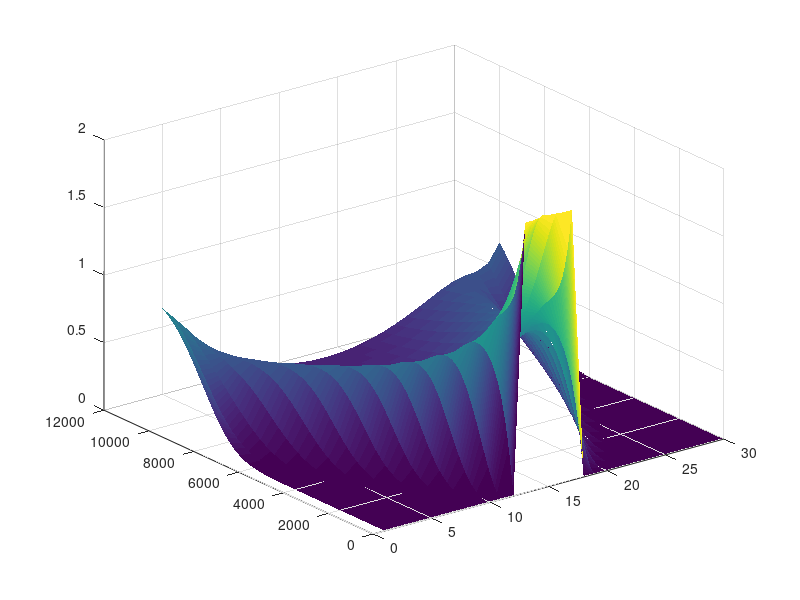
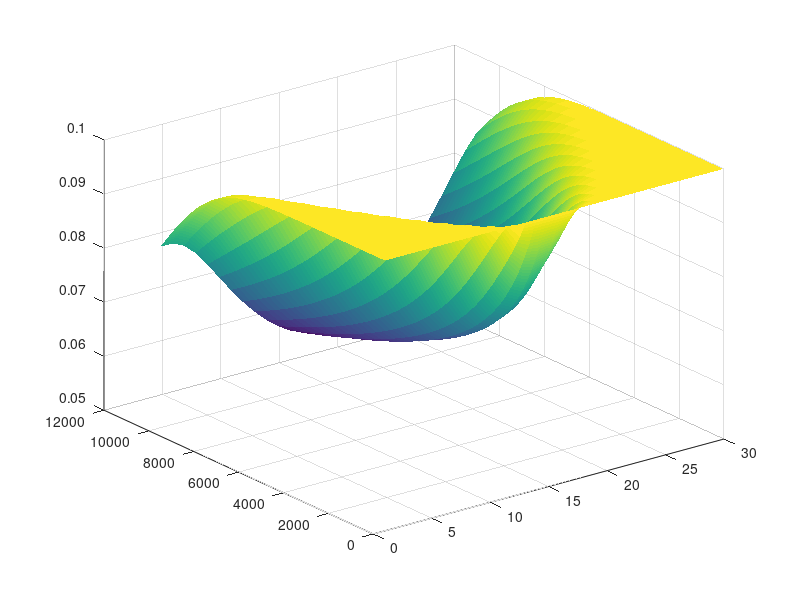

Source code (MATLAB) for these figures, in order:


%A continuous model of the Keller-Segel system used within the hybrid 
%Model.

Dn = 1/10;
Ds = 1/10;
k2 = 10^-3;

dt = 0.00001;
tend = 0.1;
Xlen = 1;
J = 30;

dx = Xlen/J;
steps = tend/dt
mu = dt/dx^2

N = zeros(int32(steps),J);
S = zeros(int32(steps),J);
preDif = zeros(1,J);

constK = 2;
ks = 0.8;
idx = 2:1:(J-1);


x = meshgrid(linspace(0,Xlen,J));
%x = 15*(x - x.^2).*exp(-50 .*((x - 0.5).^2));
%N(1,:) = x(1,:) + abs(0.01*randn(1,length(x(1,:))));

N(1,(J/2-2):(J/2+2)) = 2;

S(1,:) = 0.1;


for t = 1:1:steps
    
    betaP = (N(t,idx+1) .* (constK./S(t,idx+1)) + (N(t,idx) .* (constK ./ S(t,idx)))) ./ 2;
    betaN = (N(t,idx-1) .* (constK./S(t,idx-1)) + (N(t,idx) .* (constK ./ S(t,idx)))) ./ 2;
        
    N(t+1,idx) = N(t,idx) +  ...
                 dt/dx^2 .* (Dn .* ( N(t,idx-1) + N(t,idx+1) - 2.*N(t,idx)) ...
                     - (betaP .* (S(t,idx+1) - S(t,idx)) ...
                     -  betaN .* (S(t,idx)- S(t,idx-1))));
    S(t+1,idx) = S(t,idx) + dt*( Ds .* (S(t,idx+1) + S(t,idx-1) - 2*S(t,idx))./(dx^2) - ks.*N(t,idx)); 
    
    %Treat the boundarys:
    N(t+1,1)   = N(t,1) + dt/dx^2 * (Dn*( 2*N(t,2) - 2*N(t,1))) - 2*betaP(1)*(S(t,2)-S(t,1));
    N(t+1,end) = N(t,end) + dt/dx^2 * (Dn*(2*N(t,end-1) - 2*N(t,end))) - 2*betaP(end)*(S(t,end-1)-S(t,end));
    
    S(t+1,1)   = S(t,1) + dt * ( (2*S(t,2) - 2*S(t,1))./dx^2 - ks.*N(t,1));
    S(t+1,end) = S(t,end) + dt * ( (2*S(t,end-1) - 2*S(t,end))/dx^2 - ks.*N(t,end));
    
   

end

figure(1);clf;surf(N);shading('flat');
figure(2);clf;surf(S);shading('flat');